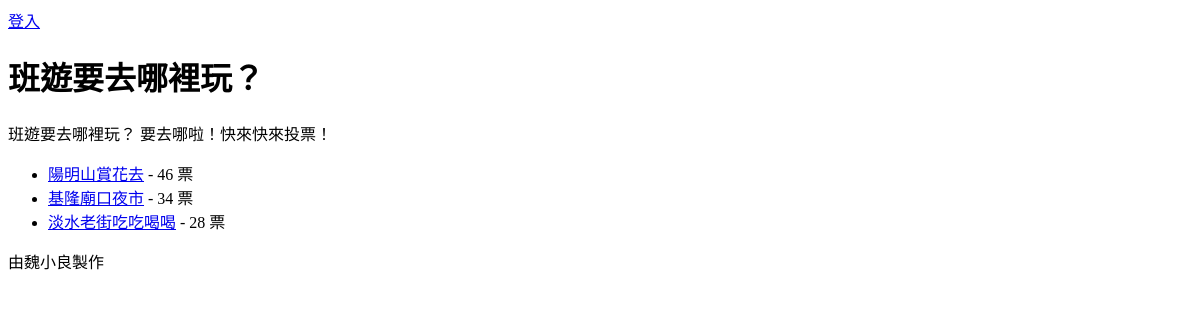
Before: /poll/1/ with the older database file.
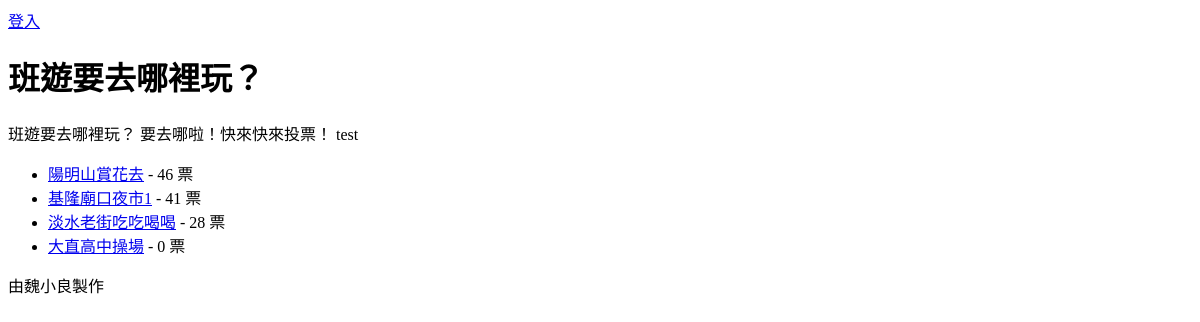
After: the same page with the newer database file.
### default/models.py (models this page shows, shortened)
class Poll(models.Model):
    subject = models.CharField("投票主題", max_length=64)
    desc = models.TextField("說明")
    created = models.DateField("建立日期", auto_now_add=True)

class Option(models.Model):
    title = models.CharField("選項文字", max_length=64)
    votes = models.IntegerField("票數", default=0)
    poll_id = models.IntegerField("投票主題編號")

### default/views.py (the view)
# urls.py: path("<int:pk>/", PollView.as_view(), name='poll_view'),
class PollView(DetailView):
    model = Poll
    def get_context_data(self, **kwargs):
        ctx = super().get_context_data(**kwargs)
        ctx['option_list'] = Option.objects.filter(poll_id=self.object.id)
        return ctx

### templates/default/poll_detail.html (shortened to what this page needs)
{% extends "base.html" %}
{% block main %}
    <h1>{{ poll.subject }}</h1>
    <p>{{ poll.desc }}</p>
    <ul>
        {% for op in option_list %}
        <li>
            <a href="{% url 'poll_vote' op.id %}">{{ op.title }}</a> - {{ op.votes }} 票
        </li>
        {% endfor %}
    </ul>
{% endblock %}

### templates/base.html (shortened to what this page needs)
<!DOCTYPE html>
<html lang="zh-hant">
<head>
</head>
<body>
    <div class="container">
        <div>
            {% if not user.is_authenticated %}
            <a href="{% url 'login' %}">登入</a>
            {% else %}
            <form action="{% url 'logout' %}" method="post">
                {% csrf_token %}
                Hi! {{ user }}
                <input type="submit" value="登出">
            </form>
            {% endif %}
        </div>
    {% block main %}{% endblock %}
    <div>由魏小良製作</div>
    </div>
</body>
</html>

Changed rows visible on the page:
changed Poll "班遊要去哪裡玩？": desc "班遊要去哪裡玩？ 要去哪啦！快來快來投票！" → "班遊要去哪裡玩？ 要去哪啦！快來快來投票！ test"
changed Option: title "基隆廟口夜市" → "基隆廟口夜市1"; votes "34" → "41"
added Option: title "大直高中操場", votes "0"
